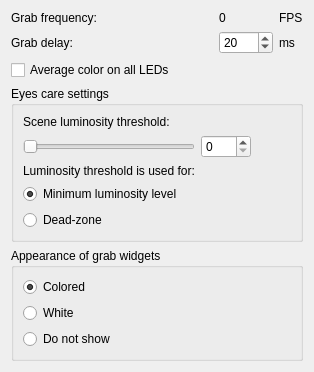
          <widget class="QWidget" name="page">
           <layout class="QVBoxLayout" name="verticalLayout_12">
            <item>
             <layout class="QGridLayout" name="gridLayout" rowstretch="0,0,0">
              <item row="0" column="1">
               <widget class="QLabel" name="label_GrabFrequency_value">
                <property name="text">
                 <string notr="true">0</string>
                </property>
                <property name="margin">
                 <number>3</number>
                </property>
                <property name="textInteractionFlags">
                 <set>Qt::LinksAccessibleByMouse|Qt::TextSelectableByMouse</set>
                </property>
               </widget>
              </item>
              <item row="1" column="0">
               <widget class="QLabel" name="label_SlowdownGrab_txt">
                <property name="sizePolicy">
                 <sizepolicy hsizetype="Expanding" vsizetype="Preferred">
                  <horstretch>0</horstretch>
                  <verstretch>0</verstretch>
                 </sizepolicy>
                </property>
                <property name="font">
                 <font>
                  <weight>50</weight>
                  <bold>false</bold>
                 </font>
                </property>
                <property name="text">
                 <string>Grab delay:</string>
                </property>
                <property name="alignment">
                 <set>Qt::AlignLeading|Qt::AlignLeft|Qt::AlignVCenter</set>
                </property>
                <property name="margin">
                 <number>0</number>
                </property>
               </widget>
              </item>
              <item row="1" column="1">
               <widget class="QSpinBox" name="spinBox_GrabSlowdown">
                <property name="sizePolicy">
                 <sizepolicy hsizetype="Fixed" vsizetype="Fixed">
                  <horstretch>0</horstretch>
                  <verstretch>0</verstretch>
                 </sizepolicy>
                </property>
                <property name="minimumSize">
                 <size>
                  <width>50</width>
                  <height>0</height>
                 </size>
                </property>
                <property name="minimum">
                 <number>1</number>
                </property>
                <property name="maximum">
                 <number>1000</number>
                </property>
                <property name="value">
                 <number>20</number>
                </property>
               </widget>
              </item>
              <item row="2" column="0">
               <widget class="QCheckBox" name="checkBox_GrabIsAvgColors">
                <property name="font">
                 <font>
                  <weight>50</weight>
                  <bold>false</bold>
                 </font>
                </property>
                <property name="text">
                 <string>Average color on all LEDs</string>
                </property>
                <property name="checked">
                 <bool>false</bool>
                </property>
               </widget>
              </item>
              <item row="0" column="2">
               <widget class="QLabel" name="label_GrabFrequency_txt_fps">
                <property name="text">
                 <string>FPS</string>
                </property>
                <property name="alignment">
                 <set>Qt::AlignLeading|Qt::AlignLeft|Qt::AlignVCenter</set>
                </property>
                <property name="textInteractionFlags">
                 <set>Qt::LinksAccessibleByMouse|Qt::TextSelectableByMouse</set>
                </property>
               </widget>
              </item>
              <item row="0" column="0">
               <widget class="QLabel" name="label_GrabFrequency_txt">
                <property name="sizePolicy">
                 <sizepolicy hsizetype="Expanding" vsizetype="Maximum">
                  <horstretch>0</horstretch>
                  <verstretch>0</verstretch>
                 </sizepolicy>
                </property>
                <property name="font">
                 <font>
                  <weight>50</weight>
                  <bold>false</bold>
                 </font>
                </property>
                <property name="text">
                 <string>Grab frequency:</string>
                </property>
                <property name="alignment">
                 <set>Qt::AlignLeading|Qt::AlignLeft|Qt::AlignVCenter</set>
                </property>
               </widget>
              </item>
              <item row="1" column="2">
               <widget class="QLabel" name="label_SlowdownGrab_txt_ms">
                <property name="text">
                 <string>ms</string>
                </property>
                <property name="alignment">
                 <set>Qt::AlignLeading|Qt::AlignLeft|Qt::AlignVCenter</set>
                </property>
               </widget>
              </item>
             </layout>
            </item>
            <item>
             <widget class="QGroupBox" name="groupBox_3">
              <property name="title">
               <string>Eyes care settings</string>
              </property>
              <layout class="QGridLayout" name="gridLayout_4">
               <item row="7" column="0">
                <widget class="QRadioButton" name="radioButton_LuminosityDeadZone">
                 <property name="text">
                  <string>Dead-zone</string>
                 </property>
                </widget>
               </item>
               <item row="0" column="0">
                <widget class="QLabel" name="label_6">
                 <property name="styleSheet">
                  <string notr="true">margin-top:0px;</string>
                 </property>
                 <property name="text">
                  <string>Scene luminosity threshold:</string>
                 </property>
                 <property name="alignment">
                  <set>Qt::AlignLeading|Qt::AlignLeft|Qt::AlignVCenter</set>
                 </property>
                </widget>
               </item>
               <item row="5" column="0">
                <widget class="QLabel" name="label_luminosityThresholdUsedFor">
                 <property name="text">
                  <string>Luminosity threshold is used for:</string>
                 </property>
                 <property name="alignment">
                  <set>Qt::AlignLeading|Qt::AlignLeft|Qt::AlignVCenter</set>
                 </property>
                </widget>
               </item>
               <item row="6" column="0">
                <widget class="QRadioButton" name="radioButton_MinimumLuminosity">
                 <property name="text">
                  <string>Minimum luminosity level</string>
                 </property>
                 <property name="checked">
                  <bool>true</bool>
                 </property>
                </widget>
               </item>
               <item row="4" column="3">
                <widget class="QSpinBox" name="spinBox_LuminosityThreshold">
                 <property name="sizePolicy">
                  <sizepolicy hsizetype="Fixed" vsizetype="Fixed">
                   <horstretch>0</horstretch>
                   <verstretch>0</verstretch>
                  </sizepolicy>
                 </property>
                 <property name="minimumSize">
                  <size>
                   <width>50</width>
                   <height>0</height>
                  </size>
                 </property>
                 <property name="minimum">
                  <number>0</number>
                 </property>
                 <property name="maximum">
                  <number>255</number>
                 </property>
                 <property name="value">
                  <number>0</number>
                 </property>
                </widget>
               </item>
               <item row="4" column="4">
                <widget class="QPushButton" name="pushButton_lumosityThresholdHelp">
                 <property name="sizePolicy">
                  <sizepolicy hsizetype="Fixed" vsizetype="Fixed">
                   <horstretch>0</horstretch>
                   <verstretch>0</verstretch>
                  </sizepolicy>
                 </property>
                 <property name="styleSheet">
                  <string notr="true">margin: 0px;</string>
                 </property>
                 <property name="text">
                  <string/>
                 </property>
                 <property name="icon">
                  <iconset resource="../res/LightpackResources.qrc">
                   <normaloff>:/icons/help.png</normaloff>:/icons/help.png</iconset>
                 </property>
                 <property name="flat">
                  <bool>true</bool>
                 </property>
                </widget>
               </item>
               <item row="4" column="0">
                <widget class="QSlider" name="horizontalSlider_LuminosityThreshold">
                 <property name="sizePolicy">
                  <sizepolicy hsizetype="Minimum" vsizetype="Fixed">
                   <horstretch>0</horstretch>
                   <verstretch>0</verstretch>
                  </sizepolicy>
                 </property>
                 <property name="whatsThis">
                  <string>&lt;h4&gt;Scene luminosity threshold&lt;/h4&gt; It works in two ways: You can adjust &lt;b&gt;minimum luminosity level&lt;/b&gt; for soft and gentle light in the dark scenes or you can adjust &lt;b&gt;dead-zone&lt;/b&gt; luminosity grabbing which ignores small non-black objects on black backgrounds and turning lights OFF in the dark scenes. This is eye-saving vs. eye-killing options which works mutually. We &lt;b&gt;recommend&lt;/b&gt; to use threshold for minimum luminosity level.</string>
                 </property>
                 <property name="maximum">
                  <number>255</number>
                 </property>
                 <property name="orientation">
                  <enum>Qt::Horizontal</enum>
                 </property>
                </widget>
               </item>
              </layout>
             </widget>
            </item>
            <item>
             <widget class="QGroupBox" name="groupBox_2">
              <property name="title">
               <string>Appearance of grab widgets</string>
              </property>
              <layout class="QVBoxLayout" name="verticalLayout_16">
               <item>
                <widget class="QRadioButton" name="radioButton_Colored">
                 <property name="text">
                  <string>Colored</string>
                 </property>
                 <property name="checked">
                  <bool>true</bool>
                 </property>
                </widget>
               </item>
               <item>
                <widget class="QRadioButton" name="radioButton_White">
                 <property name="text">
                  <string>White</string>
                 </property>
                </widget>
               </item>
               <item>
                <widget class="QRadioButton" name="radioButton_GrabWidgetsDontShow">
                 <property name="text">
                  <string>Do not show</string>
                 </property>
                </widget>
               </item>
              </layout>
             </widget>
            </item>
           </layout>
          </widget>
